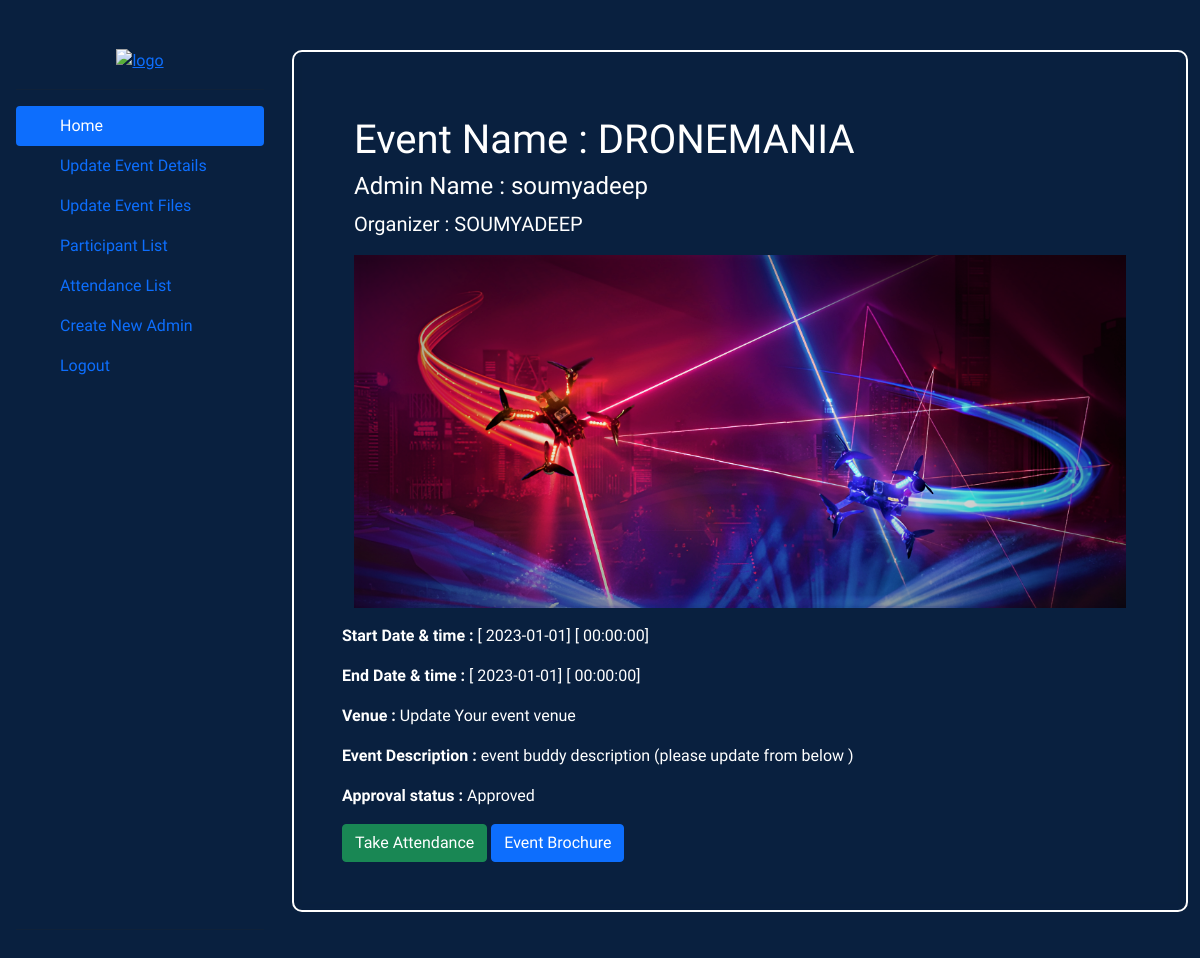
Screenshot of /admin/admin.php (signed in) with the database file from the repository.
### tables this page shows
CREATE TABLE `event_admin` (
  `a_name` varchar(50) NOT NULL,
  `a_email` varchar(50) NOT NULL,
  `a_password` varchar(100) NOT NULL,
  `event_id` varchar(20) NOT NULL
);

CREATE TABLE `events` (
  `event_id` varchar(10) NOT NULL,
  `event_name` varchar(50) NOT NULL,
  `event_s_date` date DEFAULT '2023-01-01',
  `event_s_time` time DEFAULT '00:00:00',
  `event_e_date` date DEFAULT '2023-01-01',
  `event_e_time` time DEFAULT '00:00:00',
  `event_venue` varchar(50) NOT NULL DEFAULT 'Update Your event venue',
  `organizer` varchar(50) NOT NULL,
  `event_desc` varchar(300) NOT NULL DEFAULT 'event buddy description (please update from below )',
  `event_broc` varchar(100) NOT NULL DEFAULT 'event-broucher-01.pdf',
  `c_image1` varchar(100) NOT NULL DEFAULT 'eb-black-bg-logo-16-9.png',
  `c_image2` varchar(100) NOT NULL DEFAULT 'eb-black-bg-logo-16-9.png',
  `c_image3` varchar(100) NOT NULL DEFAULT 'eb-black-bg-logo-16-9.png',
  `approval` int(1) NOT NULL DEFAULT 0,
  `e_slot` int(10) NOT NULL,
  `event_type` varchar(10) DEFAULT NULL,
  `form_link` varchar(2000) DEFAULT 'your embeded form link will be here'
);

### admin/admin.php (the view, shortened to what this page needs)
<?php
include "../database/db_conn.php";
?>
<!DOCTYPE html>
<html lang="en">
<head>
    <link rel="stylesheet" href="https://maxcdn.bootstrapcdn.com/bootstrap/4.0.0/css/bootstrap.min.css"
 />
    <link rel="stylesheet" href="https://use.fontawesome.com/releases/v5.3.1/css/all.css"
 />
    <link href="//maxcdn.bootstrapcdn.com/bootstrap/4.0.0/css/bootstrap.min.css" rel="stylesheet" id="bootstrap-css" />
    <link href="https://cdn.jsdelivr.net/npm/bootstrap@5.0.2/dist/css/bootstrap.min.css" rel="stylesheet">
    <link rel="stylesheet" href="https://cdn.jsdelivr.net/npm/bootstrap-icons@1.5.0/font/bootstrap-icons.css">
    <link rel="stylesheet" href="./css/admin.css">
</head>
<body class="">
    <div class="d-flex flex-row">
        <div id="sidenav" class=" flex-column flex-shrink-0 p-3 bg-body-tertiary "
            style="width: 280px; ">
            <a href="admin.php"
                class="d-flex align-items-center mb-3 mb-md-0 me-md-auto link-body-emphasis text-decoration-none">
                <svg class="bi pe-none me-2" width="40" height="32">
                    <use xlink:href="#bootstrap"></use>
                </svg>
                <a href="../index.php" class="" style="margin-left: auto; margin-right: auto;"><img style="height:80px;" src="../../assets/logo.png" alt="logo" ></a>
            </a>
            <hr>
            <ul class="nav nav-pills flex-column mb-auto">
                <li class="nav-item">
                    <a href="admin.php" class="nav-link active" aria-current="page">
                        <svg class="bi pe-none me-2" width="16" height="16">
                            <use xlink:href="#home"></use>
                        </svg>
                        Home
                    </a>
                </li>
                <li>
                    <a href="admin-event-details-update.php" class="nav-link  link-body-emphasis">
                        <svg class="bi pe-none me-2" width="16" height="16">
                            <use xlink:href="#speedometer2"></use>
                        </svg>
                        Update Event Details
                    </a>
                </li>
                <li>
                    <a href="admin-event-files-update.php" class="nav-link link-body-emphasis">
                        <svg class="bi pe-none me-2" width="16" height="16">
                            <use xlink:href="#table"></use>
                        </svg>
                        Update Event Files
                    </a>
                </li>
                <li>
                    <a href="admin-participat-list.php" class="nav-link link-body-emphasis">
                        <svg class="bi pe-none me-2" width="16" height="16">
                            <use xlink:href="#grid"></use>
                        </svg>
                        Participant List
                    </a>
                </li>
                <li>
                    <a href="admin-attandence-list.php" class="nav-link link-body-emphasis">
                        <svg class="bi pe-none me-2" width="16" height="16">
                            <use xlink:href="#people-circle"></use>
                        </svg>
                        Attendance List
                    </a>
                </li>
                <li>
                    <a href="admin-create-admin.php" class="nav-link link-body-emphasis">
                        <svg class="bi pe-none me-2" width="16" height="16">
                            <use xlink:href="#people-circle"></use>
                        </svg>
                        Create New Admin
                    </a>
                </li>
                <li>
                    <a onclick="javascript:return confirm('Are You Want to Logout');"
                        href="../signup-login/logout.php"  type="button"
                        class="nav-link link-body-emphasis ">
                        <svg class="bi pe-none me-2" width="16" height="16">
                            <use xlink:href="#people-circle"></use>
                        </svg>
                        Logout
                    </a>
                </li>
            </ul>
            <hr>
        </div>
    <?php
                        if (isset($_SESSION['event_id']) && isset($_SESSION['a_email'])&& isset($_SESSION['event_name'])) {
                            $event_id = $_SESSION['event_id'];
                            $a_email = $_SESSION['a_email'];
                            $sql = "SELECT *
                            FROM events
                            JOIN event_admin ON events.event_id= event_admin.event_id WHERE events.event_id='$event_id' AND event_admin.a_email='$a_email'";
                            $result = mysqli_query($conn, $sql);
                            if ($result->num_rows > 0) {
                                $row = $result->fetch_assoc();
                            }else{
                                ?>
    <script>alert("No such event");
        window.location.href = "../signup-login/logout.php";
    </script>
    <?php
                            }
                        ?>
    <div class="container">
        <div id="event-details" class="p-5 home-heading">
            <div class="home-heading-content">
                <div class="container-lg my-3">
                    <h1>Event Name :
                        <?php echo $row['event_name']; ?>
                    </h1>
                    <h4>Admin Name :
                        <?php echo $row['a_name']; ?>
                    </h4>
                    <p class="lead">Organizer :
                        <?php echo $row['organizer']; ?>
                    </p>
                    <img src="../event-assets/c_image/<?php echo $row['c_image1'] ?>" class="img-fluid" alt="Cover Image">
                </div>
                <p class="card-date-time">
                    <b>Start Date & time :</b>
                    [
                    <?php echo $row['event_s_date']; ?>] [
                    <?php echo $row['event_s_time']; ?>]
                </p>
                <p class="card-date-time">
                    <b>End Date & time :</b>
                    [
                    <?php echo $row['event_e_date']; ?>] [
                    <?php echo $row['event_e_time']; ?>]
                </p>
                <p class="card-Venue">
                    <b>Venue :</b>
                    <?php echo $row['event_venue']; ?>
                </p>
                <p class="card-event-description-title">
                    <b>Event Description :</b>
                    <?php echo $row['event_desc']; ?>
                </p>
                <p class="card-Venue">
                    <b>Approval status :</b>
                    <?php
                    if($row["approval"]==0 ){
                        echo "Pending";
                    }else if($row["approval"]==2){
                        echo "Not Approved";
                    }
                    else{
                        echo "Approved";
                    }
                     ?>
                </p>
                <div>
                    <div>
                            <a  href="../QR/Authentication/" onclick="requestCameraPermission()" type="button" class="btn btn-success">Take
                                    Attendance</a>
                            <a target="_blank" href="../event-assets/b_pdf/<?php echo $row['event_broc']; ?>" type="button"
                                class="btn btn-primary brochure-btn">Event Brochure</a>
                    </div>
                </div>
            </div>
        </div>
    </div>
</div>
    <?php
                        } else {
                            header("location:../signup-login/login.php");
                        }
?>
</body>
</html>

### admin/css/admin.css (style rules this page uses)
* { margin: 0%; padding: 0%; box-sizing: border-box; font-family: "Capriola", sans-serif; }
body { background-color: #09203f; }
.container .home-heading { border: 2px solid white; border-radius: 10px; margin-top: 50px; margin-bottom: 50px; color: white; backdrop-filter: blur(5px); height: fit-content; min-width: 320px; }

### admin/admin.php (style rules this page uses)
#sidenav { display: none; }
@media (min-width: 730px) { #sidenav { display: flex; } }

### rows the page displays
event_admin: event.event_name "DRONEMANIA", a_name "soumyadeep", event.organizer "SOUMYADEEP", event.c_image1 (picture), event.event_s_date "2023-01-01", event.event_s_time "00:00:00", event.event_e_date "2023-01-01", event.event_e_time "00:00:00", event.event_venue "Update Your event venue", event.event_desc "event buddy description (please update from below )"
